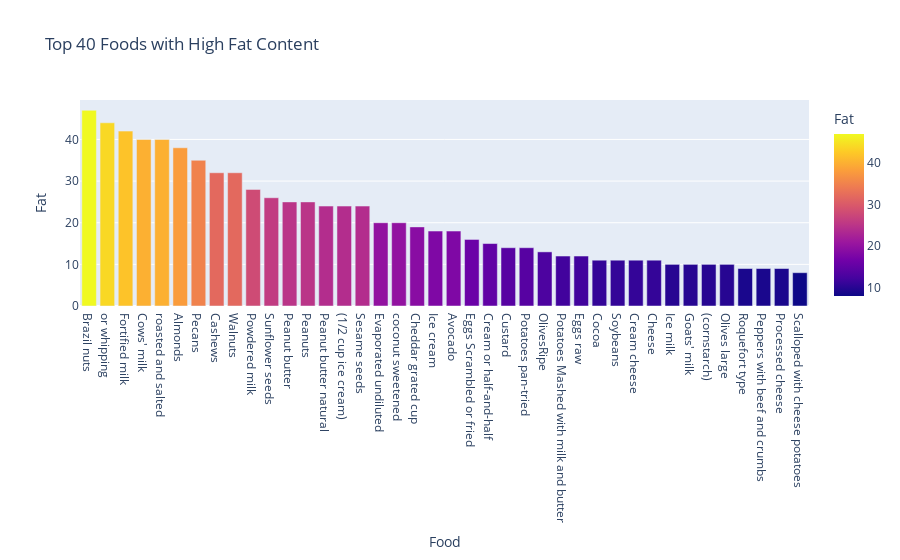

The code cell stored with this chart in its notebook:
### Markdown cell above
The graph below shows the top 40 Fat-Rich Foods that people need to take note of so thehy can consume/change their diet accordingly to not eat too much or too less fat-content foods

### Code cell
alls=[ 'Dairy products', 'Fats, Oils, Shortenings', 'Meat, Poultry',' Vegetables A-E',
 'Vegetables R-Z', 'Fruits A-F', 'Fruits G-P', 'Fiber', 'Fish, Seafood','Breads, cereals, fastfood,grains','Seeds and Nuts']

fats= nutrients[nutrients['Category'].isin(alls)]

fats= fats.sort_values(by='Fat', ascending= False)
top_40_fat=fats.head(40)
fig = px.bar(top_40_fat, x='Food', y='Fat', color='Fat', title= 'Top 40 Foods with High Fat Content')
fig.show()

### Figure 1 — Plotly figure (JSON) as saved in the notebook; plotly's stock layout.template omitted (floating-point values rounded to 4 significant figures)
{"data": [{"alignmentgroup": "True", "hovertemplate": "Food=%{x}<br>Fat=%{marker.color}<extra></extra>", "legendgroup": "", "marker": {"color": [47, 44, 42, 40, 40, 38, 35, 32, 32, 28, 26, 25, 25, 24, 24, 24, 20, 20, 19, 18, 18, 16, 15, 14, 14, 13, 12, 12, 11, 11, 11, 11, 10, 10, 10, 10, 9, 9, 9, 8], "coloraxis": "coloraxis", "pattern": {"shape": ""}}, "name": "", "offsetgroup": "", "orientation": "v", "showlegend": false, "textposition": "auto", "type": "bar", "x": ["Brazil nuts", "or whipping", "Fortified milk", "Cows' milk", "roasted and salted", "Almonds", "Pecans", "Cashews", "Walnuts", "Powdered milk", "Sunflower seeds", "Peanut butter", "Peanuts", "Peanut butter natural", "(1/2 cup ice cream)", "Sesame seeds", "Evaporated undiluted", "coconut sweetened", "Cheddar grated cup", "Ice cream", "Avocado", "Eggs Scrambled or fried", "Cream or half-and-half", "Custard", "Potatoes pan-tried", "OlivesRipe", "Potatoes Mashed with milk and butter", "Eggs raw", "Cocoa", "Soybeans", "Cream cheese", "Cheese", "Ice milk", "Goats' milk", "(cornstarch)", "Olives large", "Roquefort type", "Peppers with beef and crumbs", "Processed cheese", "Scalloped with cheese potatoes"], "xaxis": "x", "y": [47, 44, 42, 40, 40, 38, 35, 32, 32, 28, 26, 25, 25, 24, 24, 24, 20, 20, 19, 18, 18, 16, 15, 14, 14, 13, 12, 12, 11, 11, 11, 11, 10, 10, 10, 10, 9, 9, 9, 8], "yaxis": "y"}], "layout": {"barmode": "relative", "coloraxis": {"colorbar": {"title": {"text": "Fat"}}, "colorscale": [[0, "#0d0887"], [0.1111, "#46039f"], [0.2222, "#7201a8"], [0.3333, "#9c179e"], [0.4444, "#bd3786"], [0.5556, "#d8576b"], [0.6667, "#ed7953"], [0.7778, "#fb9f3a"], [0.8889, "#fdca26"], [1, "#f0f921"]]}, "legend": {"tracegroupgap": 0}, "title": {"text": "Top 40 Foods with High Fat Content"}, "xaxis": {"anchor": "y", "domain": [0, 1], "title": {"text": "Food"}}, "yaxis": {"anchor": "x", "domain": [0, 1], "title": {"text": "Fat"}}}}
